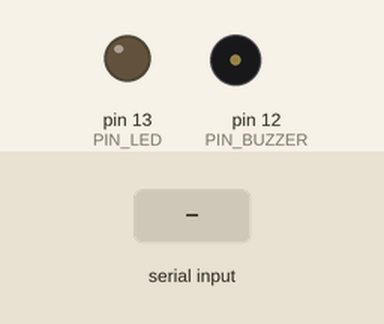
Recording of a sketch running on a simulated Arduino Uno, built with avr-gcc and run on an emulated ATmega328P. Shown: output pins drawn as LEDs (lit = HIGH), buzzer (waves = sounding). The inputs (shaded band) are chosen by the test bench.

Above: at 1.2 s.
1.3 s: "e" received over Serial
At 2.2 s:
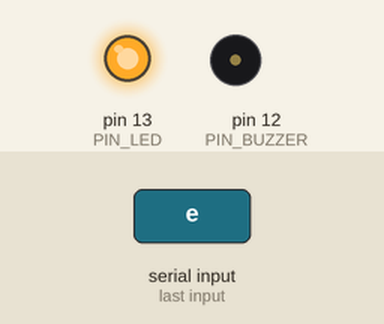
2.8 s: "s" received over Serial
At 3.0 s:
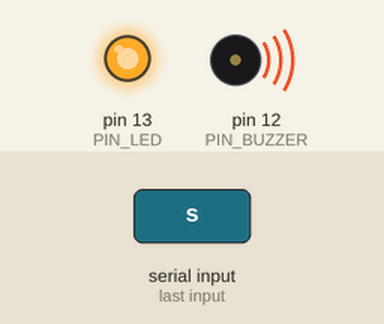
Timing chart, 0 to 5.8 s (numbered marks = the images above; inputs shaded):
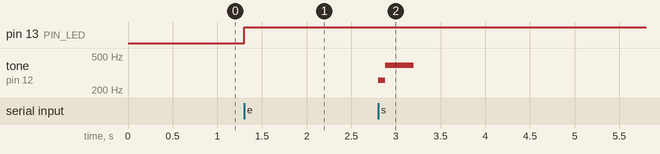

The sketch:

p1.ino
```cpp
#define DEBUG false
#define WAIT 80
#define PIN_BUZZER 12
#define PIN_LED 13

int byteRecibido = 0;

void setup() {
  pinMode(PIN_LED, OUTPUT);
  Serial.begin(9600);
}

void loop() {
  if (Serial.available() > 0) {

    // lee el byte entrante:
    byteRecibido = Serial.read();

    if (DEBUG) {
      Serial.print("Recibido: ");
      Serial.println(byteRecibido);
    }

    switch (byteRecibido) {
      case 'e':
      case 'E':
        digitalWrite(PIN_LED, HIGH);
        break;
      case 'a':
      case 'A':
        digitalWrite(PIN_LED, LOW);
        break;
      case 's':
      case 'S':
        tone(PIN_BUZZER, 261, WAIT);
        delay(WAIT);
        tone(PIN_BUZZER, 392, WAIT << 2); // *4
        break;
    }
  }

}
```

Measured:
- after the input at 1.3 s, pin 13 (PIN_LED): LOW → HIGH at once
- after the input at 2.8 s, tone on pin 12 (PIN_BUZZER): silent → 261 Hz at once, → 392 Hz 0.08 s later, → silent 0.32 s later
